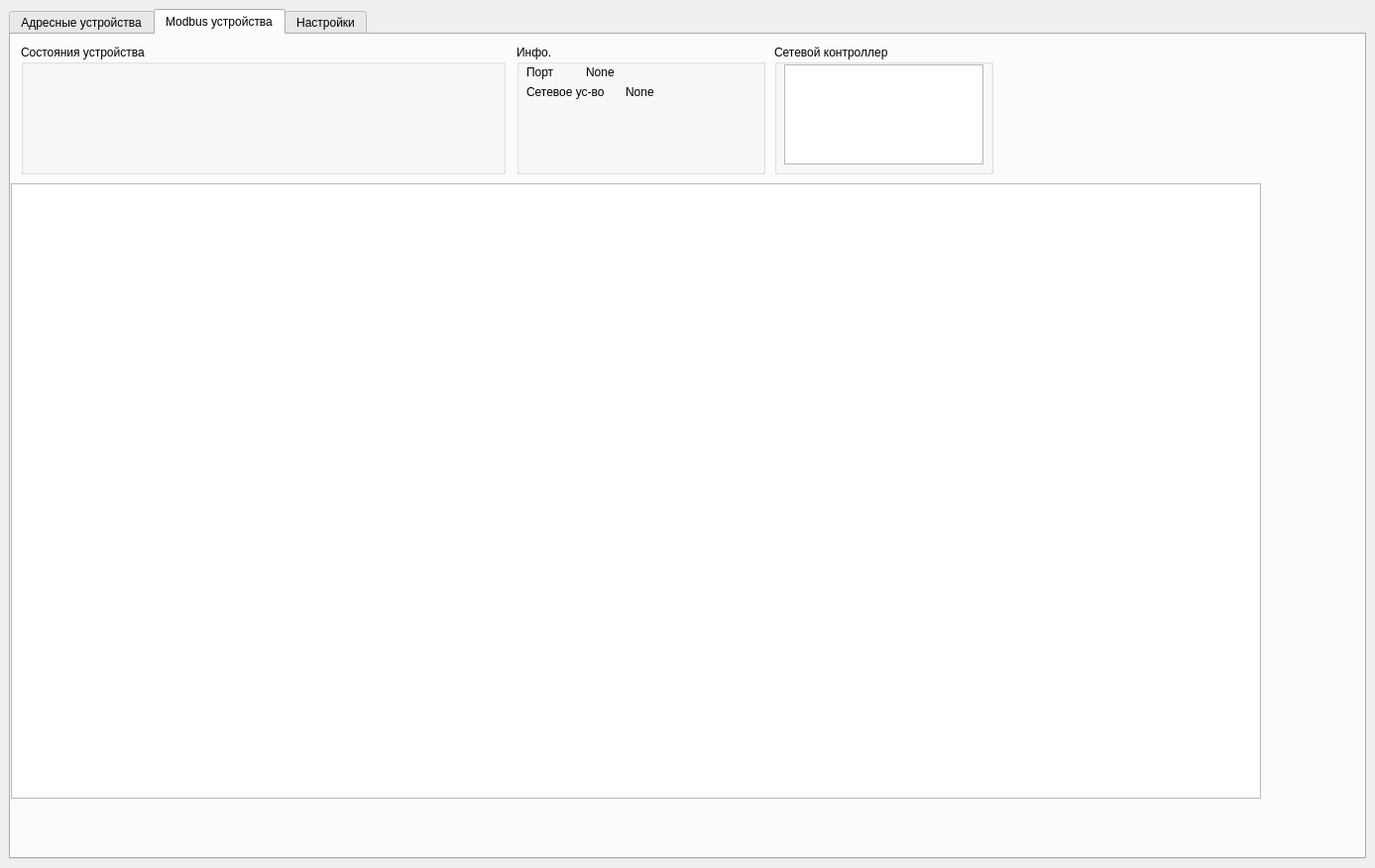
<?xml version="1.0" encoding="UTF-8"?>
<ui version="4.0">
 <class>MainWindow</class>
 <widget class="QMainWindow" name="MainWindow">
  <property name="geometry">
   <rect>
    <x>0</x>
    <y>0</y>
    <width>1387</width>
    <height>876</height>
   </rect>
  </property>
  <property name="windowTitle">
   <string>MainWindow</string>
  </property>
  <property name="styleSheet">
   <string notr="true"/>
  </property>
  <widget class="QWidget" name="centralwidget">
   <layout class="QVBoxLayout" name="verticalLayout_2">
    <item>
     <widget class="QTabWidget" name="tabWidget">
      <property name="enabled">
       <bool>true</bool>
      </property>
      <property name="sizePolicy">
       <sizepolicy hsizetype="Expanding" vsizetype="Expanding">
        <horstretch>0</horstretch>
        <verstretch>0</verstretch>
       </sizepolicy>
      </property>
      <property name="minimumSize">
       <size>
        <width>1271</width>
        <height>800</height>
       </size>
      </property>
      <property name="styleSheet">
       <string notr="true"/>
      </property>
      <property name="tabShape">
       <enum>QTabWidget::TabShape::Rounded</enum>
      </property>
      <property name="currentIndex">
       <number>1</number>
      </property>
      <widget class="QWidget" name="ash_device_tab">
       <attribute name="title">
        <string>Адресные устройства</string>
       </attribute>
       <layout class="QVBoxLayout" name="verticalLayout_3">
        <item>
         <layout class="QHBoxLayout" name="horizontalLayout">
          <property name="spacing">
           <number>6</number>
          </property>
          <property name="sizeConstraint">
           <enum>QLayout::SizeConstraint::SetDefaultConstraint</enum>
          </property>
          <item>
           <widget class="QGroupBox" name="ash_chenge_state_device_groupBox">
            <property name="sizePolicy">
             <sizepolicy hsizetype="Fixed" vsizetype="Fixed">
              <horstretch>0</horstretch>
              <verstretch>0</verstretch>
             </sizepolicy>
            </property>
            <property name="minimumSize">
             <size>
              <width>489</width>
              <height>131</height>
             </size>
            </property>
            <property name="title">
             <string>Cостояния устройства</string>
            </property>
            <widget class="QWidget" name="verticalLayoutWidget">
             <property name="geometry">
              <rect>
               <x>10</x>
               <y>20</y>
               <width>471</width>
               <height>101</height>
              </rect>
             </property>
             <layout class="QVBoxLayout" name="ash_v_layer_state_dev_layout">
              <property name="spacing">
               <number>0</number>
              </property>
              <item>
               <layout class="QHBoxLayout" name="ash_h_top_state_dev_layout">
                <property name="spacing">
                 <number>0</number>
                </property>
               </layout>
              </item>
              <item>
               <layout class="QHBoxLayout" name="ash_h_center_state_dev_layout">
                <property name="spacing">
                 <number>0</number>
                </property>
               </layout>
              </item>
              <item>
               <layout class="QHBoxLayout" name="ash_h_bottom_state_dev_layout">
                <property name="spacing">
                 <number>0</number>
                </property>
               </layout>
              </item>
             </layout>
            </widget>
           </widget>
          </item>
          <item>
           <widget class="QGroupBox" name="groupBox">
            <property name="sizePolicy">
             <sizepolicy hsizetype="Fixed" vsizetype="Fixed">
              <horstretch>0</horstretch>
              <verstretch>0</verstretch>
             </sizepolicy>
            </property>
            <property name="minimumSize">
             <size>
              <width>270</width>
              <height>131</height>
             </size>
            </property>
            <property name="title">
             <string>Инфо.</string>
            </property>
            <widget class="QLabel" name="ash_port_lbl">
             <property name="geometry">
              <rect>
               <x>0</x>
               <y>10</y>
               <width>50</width>
               <height>20</height>
              </rect>
             </property>
             <property name="sizePolicy">
              <sizepolicy hsizetype="Fixed" vsizetype="Fixed">
               <horstretch>0</horstretch>
               <verstretch>0</verstretch>
              </sizepolicy>
             </property>
             <property name="minimumSize">
              <size>
               <width>50</width>
               <height>20</height>
              </size>
             </property>
             <property name="text">
              <string>Порт</string>
             </property>
             <property name="alignment">
              <set>Qt::AlignmentFlag::AlignCenter</set>
             </property>
            </widget>
            <widget class="QLabel" name="ash_port_info_lbl">
             <property name="geometry">
              <rect>
               <x>50</x>
               <y>10</y>
               <width>150</width>
               <height>20</height>
              </rect>
             </property>
             <property name="sizePolicy">
              <sizepolicy hsizetype="Fixed" vsizetype="Fixed">
               <horstretch>0</horstretch>
               <verstretch>0</verstretch>
              </sizepolicy>
             </property>
             <property name="minimumSize">
              <size>
               <width>50</width>
               <height>20</height>
              </size>
             </property>
             <property name="text">
              <string>None</string>
             </property>
            </widget>
            <widget class="QLabel" name="ash_net_dev_lbl">
             <property name="geometry">
              <rect>
               <x>10</x>
               <y>40</y>
               <width>80</width>
               <height>20</height>
              </rect>
             </property>
             <property name="sizePolicy">
              <sizepolicy hsizetype="Fixed" vsizetype="Fixed">
               <horstretch>0</horstretch>
               <verstretch>0</verstretch>
              </sizepolicy>
             </property>
             <property name="minimumSize">
              <size>
               <width>80</width>
               <height>20</height>
              </size>
             </property>
             <property name="text">
              <string>Сетевое уc-во</string>
             </property>
            </widget>
            <widget class="QLabel" name="ash_net_dev_info_lbl">
             <property name="geometry">
              <rect>
               <x>100</x>
               <y>40</y>
               <width>150</width>
               <height>20</height>
              </rect>
             </property>
             <property name="sizePolicy">
              <sizepolicy hsizetype="Fixed" vsizetype="Fixed">
               <horstretch>0</horstretch>
               <verstretch>0</verstretch>
              </sizepolicy>
             </property>
             <property name="minimumSize">
              <size>
               <width>150</width>
               <height>20</height>
              </size>
             </property>
             <property name="text">
              <string>None</string>
             </property>
            </widget>
           </widget>
          </item>
          <item>
           <layout class="QGridLayout" name="_2">
            <property name="sizeConstraint">
             <enum>QLayout::SizeConstraint::SetMinimumSize</enum>
            </property>
           </layout>
          </item>
          <item>
           <widget class="QGroupBox" name="ash_choice_net_dev_groupBox">
            <property name="sizePolicy">
             <sizepolicy hsizetype="Fixed" vsizetype="Fixed">
              <horstretch>0</horstretch>
              <verstretch>0</verstretch>
             </sizepolicy>
            </property>
            <property name="minimumSize">
             <size>
              <width>221</width>
              <height>131</height>
             </size>
            </property>
            <property name="title">
             <string>Сетевой контроллер</string>
            </property>
            <widget class="QListWidget" name="ash_out_net_dev_listWidget">
             <property name="geometry">
              <rect>
               <x>10</x>
               <y>20</y>
               <width>201</width>
               <height>101</height>
              </rect>
             </property>
            </widget>
           </widget>
          </item>
          <item>
           <spacer name="horizontalSpacer">
            <property name="orientation">
             <enum>Qt::Orientation::Horizontal</enum>
            </property>
            <property name="sizeHint" stdset="0">
             <size>
              <width>40</width>
              <height>20</height>
             </size>
            </property>
           </spacer>
          </item>
         </layout>
        </item>
        <item>
         <widget class="QTableWidget" name="ash_devices_tableWidget">
          <property name="minimumSize">
           <size>
            <width>1247</width>
            <height>614</height>
           </size>
          </property>
         </widget>
        </item>
       </layout>
      </widget>
      <widget class="QWidget" name="modbus_device_tab">
       <attribute name="title">
        <string>Modbus устройства</string>
       </attribute>
       <widget class="QTableWidget" name="mb_devices_tableWidget">
        <property name="geometry">
         <rect>
          <x>0</x>
          <y>150</y>
          <width>1261</width>
          <height>621</height>
         </rect>
        </property>
       </widget>
       <widget class="QGroupBox" name="mb_choice_net_dev_groupBox">
        <property name="geometry">
         <rect>
          <x>770</x>
          <y>10</y>
          <width>221</width>
          <height>131</height>
         </rect>
        </property>
        <property name="title">
         <string>Сетевой контроллер</string>
        </property>
        <widget class="QListWidget" name="mb_out_net_dev_listWidget">
         <property name="geometry">
          <rect>
           <x>10</x>
           <y>20</y>
           <width>201</width>
           <height>101</height>
          </rect>
         </property>
        </widget>
       </widget>
       <widget class="QGroupBox" name="mb_chenge_state_device_groupBox">
        <property name="geometry">
         <rect>
          <x>10</x>
          <y>10</y>
          <width>489</width>
          <height>131</height>
         </rect>
        </property>
        <property name="title">
         <string>Состояния устройства</string>
        </property>
        <widget class="QWidget" name="verticalLayoutWidget_2">
         <property name="geometry">
          <rect>
           <x>10</x>
           <y>20</y>
           <width>471</width>
           <height>101</height>
          </rect>
         </property>
         <layout class="QVBoxLayout" name="v_layer_state_dev_layout_2">
          <property name="spacing">
           <number>0</number>
          </property>
          <item>
           <layout class="QHBoxLayout" name="mb_h_top_layer_state_dev_layout"/>
          </item>
          <item>
           <layout class="QHBoxLayout" name="mb_h_center_layer_state_dev_layout"/>
          </item>
          <item>
           <layout class="QHBoxLayout" name="mb_h_bottom_layer_state_dev_layout"/>
          </item>
         </layout>
        </widget>
       </widget>
       <widget class="QWidget" name="layoutWidget">
        <property name="geometry">
         <rect>
          <x>630</x>
          <y>110</y>
          <width>2</width>
          <height>2</height>
         </rect>
        </property>
        <layout class="QHBoxLayout" name="ash_h_bottom_state_dev_layout_3">
         <property name="spacing">
          <number>0</number>
         </property>
        </layout>
       </widget>
       <widget class="QGroupBox" name="groupBox_3">
        <property name="geometry">
         <rect>
          <x>510</x>
          <y>10</y>
          <width>251</width>
          <height>131</height>
         </rect>
        </property>
        <property name="title">
         <string>Инфо.</string>
        </property>
        <widget class="QLabel" name="mb_port_lbl">
         <property name="geometry">
          <rect>
           <x>10</x>
           <y>20</y>
           <width>49</width>
           <height>16</height>
          </rect>
         </property>
         <property name="text">
          <string>Порт</string>
         </property>
        </widget>
        <widget class="QLabel" name="mb_port_info_lbl">
         <property name="geometry">
          <rect>
           <x>70</x>
           <y>20</y>
           <width>49</width>
           <height>16</height>
          </rect>
         </property>
         <property name="text">
          <string>None</string>
         </property>
        </widget>
        <widget class="QLabel" name="mb_net_dev_lbl">
         <property name="geometry">
          <rect>
           <x>10</x>
           <y>40</y>
           <width>91</width>
           <height>16</height>
          </rect>
         </property>
         <property name="text">
          <string>Сетевое ус-во</string>
         </property>
        </widget>
        <widget class="QLabel" name="mb_net_dev_info_lbl">
         <property name="geometry">
          <rect>
           <x>110</x>
           <y>40</y>
           <width>131</width>
           <height>16</height>
          </rect>
         </property>
         <property name="text">
          <string>None</string>
         </property>
        </widget>
       </widget>
      </widget>
      <widget class="QWidget" name="settings_tab">
       <attribute name="title">
        <string>Настройки</string>
       </attribute>
       <widget class="QGroupBox" name="port_and_ne_dev_groupBox">
        <property name="geometry">
         <rect>
          <x>20</x>
          <y>370</y>
          <width>361</width>
          <height>401</height>
         </rect>
        </property>
        <property name="sizePolicy">
         <sizepolicy hsizetype="Fixed" vsizetype="Fixed">
          <horstretch>0</horstretch>
          <verstretch>0</verstretch>
         </sizepolicy>
        </property>
        <property name="styleSheet">
         <string notr="true"/>
        </property>
        <property name="title">
         <string>Port -&gt; Net Device</string>
        </property>
        <widget class="QTableWidget" name="port_and_net_dev_tableWidget">
         <property name="geometry">
          <rect>
           <x>20</x>
           <y>70</y>
           <width>331</width>
           <height>321</height>
          </rect>
         </property>
         <property name="styleSheet">
          <string notr="true">QHeaderView::section:horizontal {
    color: #fff;
    background-color: rgb(0, 85, 127);
 }
QTableWidget {
	background-color: rgb(0, 0, 127);
	color: rgb(85, 255, 0);
	font: 63 8pt &quot;Yu Gothic UI Semibold&quot;;
}
</string>
         </property>
        </widget>
        <widget class="QPushButton" name="start_emulator_btn">
         <property name="geometry">
          <rect>
           <x>20</x>
           <y>30</y>
           <width>151</width>
           <height>23</height>
          </rect>
         </property>
         <property name="styleSheet">
          <string notr="true"/>
         </property>
         <property name="text">
          <string>Запустить эмулятор</string>
         </property>
        </widget>
        <widget class="QPushButton" name="delete_line_btn">
         <property name="geometry">
          <rect>
           <x>184</x>
           <y>30</y>
           <width>101</width>
           <height>23</height>
          </rect>
         </property>
         <property name="styleSheet">
          <string notr="true"/>
         </property>
         <property name="text">
          <string>Удалить запись</string>
         </property>
        </widget>
       </widget>
       <widget class="QGroupBox" name="ports_groupBox">
        <property name="geometry">
         <rect>
          <x>390</x>
          <y>370</y>
          <width>251</width>
          <height>401</height>
         </rect>
        </property>
        <property name="sizePolicy">
         <sizepolicy hsizetype="Fixed" vsizetype="Fixed">
          <horstretch>0</horstretch>
          <verstretch>0</verstretch>
         </sizepolicy>
        </property>
        <property name="styleSheet">
         <string notr="true"/>
        </property>
        <property name="title">
         <string>Порты</string>
        </property>
        <widget class="QListWidget" name="ports_listWidget">
         <property name="geometry">
          <rect>
           <x>10</x>
           <y>60</y>
           <width>231</width>
           <height>331</height>
          </rect>
         </property>
         <property name="styleSheet">
          <string notr="true"/>
         </property>
        </widget>
        <widget class="QPushButton" name="get_ports_btn">
         <property name="geometry">
          <rect>
           <x>10</x>
           <y>20</y>
           <width>141</width>
           <height>23</height>
          </rect>
         </property>
         <property name="styleSheet">
          <string notr="true"/>
         </property>
         <property name="text">
          <string>Получить список портов</string>
         </property>
        </widget>
       </widget>
       <widget class="QGroupBox" name="net_dev_groupBox">
        <property name="geometry">
         <rect>
          <x>650</x>
          <y>370</y>
          <width>241</width>
          <height>401</height>
         </rect>
        </property>
        <property name="sizePolicy">
         <sizepolicy hsizetype="Fixed" vsizetype="Fixed">
          <horstretch>0</horstretch>
          <verstretch>0</verstretch>
         </sizepolicy>
        </property>
        <property name="styleSheet">
         <string notr="true"/>
        </property>
        <property name="title">
         <string>Сетевое устройство</string>
        </property>
        <widget class="QListWidget" name="net_dev_listWidget">
         <property name="geometry">
          <rect>
           <x>10</x>
           <y>60</y>
           <width>221</width>
           <height>331</height>
          </rect>
         </property>
         <property name="styleSheet">
          <string notr="true"/>
         </property>
        </widget>
        <widget class="QPushButton" name="get_net_dev_btn">
         <property name="geometry">
          <rect>
           <x>10</x>
           <y>20</y>
           <width>221</width>
           <height>23</height>
          </rect>
         </property>
         <property name="styleSheet">
          <string notr="true"/>
         </property>
         <property name="text">
          <string>Получить список сетевых устройств</string>
         </property>
        </widget>
       </widget>
       <widget class="QGroupBox" name="groupBox_2">
        <property name="geometry">
         <rect>
          <x>20</x>
          <y>10</y>
          <width>261</width>
          <height>311</height>
         </rect>
        </property>
        <property name="sizePolicy">
         <sizepolicy hsizetype="Fixed" vsizetype="Fixed">
          <horstretch>0</horstretch>
          <verstretch>0</verstretch>
         </sizepolicy>
        </property>
        <property name="minimumSize">
         <size>
          <width>261</width>
          <height>311</height>
         </size>
        </property>
        <property name="styleSheet">
         <string notr="true"/>
        </property>
        <property name="title">
         <string>Параметры подключения к базе данных</string>
        </property>
        <widget class="QLabel" name="port_db_lbl">
         <property name="geometry">
          <rect>
           <x>10</x>
           <y>60</y>
           <width>47</width>
           <height>16</height>
          </rect>
         </property>
         <property name="styleSheet">
          <string notr="true"/>
         </property>
         <property name="text">
          <string>Port</string>
         </property>
        </widget>
        <widget class="QLabel" name="host_db_lbl">
         <property name="geometry">
          <rect>
           <x>10</x>
           <y>30</y>
           <width>47</width>
           <height>14</height>
          </rect>
         </property>
         <property name="styleSheet">
          <string notr="true"/>
         </property>
         <property name="text">
          <string>Host</string>
         </property>
        </widget>
        <widget class="QLabel" name="user_db_lbl">
         <property name="geometry">
          <rect>
           <x>10</x>
           <y>90</y>
           <width>51</width>
           <height>16</height>
          </rect>
         </property>
         <property name="styleSheet">
          <string notr="true"/>
         </property>
         <property name="text">
          <string>User</string>
         </property>
        </widget>
        <widget class="QLabel" name="pass_db_lbl">
         <property name="geometry">
          <rect>
           <x>10</x>
           <y>120</y>
           <width>61</width>
           <height>16</height>
          </rect>
         </property>
         <property name="styleSheet">
          <string notr="true"/>
         </property>
         <property name="text">
          <string>Password</string>
         </property>
        </widget>
        <widget class="QLabel" name="name_db_lbl">
         <property name="geometry">
          <rect>
           <x>10</x>
           <y>150</y>
           <width>61</width>
           <height>16</height>
          </rect>
         </property>
         <property name="styleSheet">
          <string notr="true"/>
         </property>
         <property name="text">
          <string>Name DB</string>
         </property>
        </widget>
        <widget class="QLineEdit" name="host_db_lineEdit">
         <property name="geometry">
          <rect>
           <x>110</x>
           <y>30</y>
           <width>141</width>
           <height>20</height>
          </rect>
         </property>
         <property name="toolTip">
          <string>&lt;html&gt;&lt;head/&gt;&lt;body&gt;&lt;p&gt;Адрес (IP4) подключения к БД&lt;/p&gt;&lt;/body&gt;&lt;/html&gt;</string>
         </property>
         <property name="styleSheet">
          <string notr="true"/>
         </property>
         <property name="inputMask">
          <string>000\.000\.000\.000</string>
         </property>
         <property name="text">
          <string>...</string>
         </property>
        </widget>
        <widget class="QLineEdit" name="port_db_lineEdit">
         <property name="geometry">
          <rect>
           <x>110</x>
           <y>60</y>
           <width>141</width>
           <height>20</height>
          </rect>
         </property>
         <property name="toolTip">
          <string>&lt;html&gt;&lt;head/&gt;&lt;body&gt;&lt;p&gt;Номер порта должен быть в диапазоне &lt;span style=&quot; font-family:'JetBrains Mono','monospace'; font-size:10pt; font-weight:600; font-style:italic; color:#ff0000;&quot;&gt;1024-49151&lt;/span&gt;&lt;/p&gt;&lt;/body&gt;&lt;/html&gt;</string>
         </property>
         <property name="styleSheet">
          <string notr="true"/>
         </property>
         <property name="inputMask">
          <string>00009</string>
         </property>
         <property name="text">
          <string/>
         </property>
        </widget>
        <widget class="QLineEdit" name="user_db_lineEdit">
         <property name="geometry">
          <rect>
           <x>110</x>
           <y>90</y>
           <width>141</width>
           <height>20</height>
          </rect>
         </property>
         <property name="toolTip">
          <string>&lt;html&gt;&lt;head/&gt;&lt;body&gt;&lt;p&gt;Логин базы данных&lt;/p&gt;&lt;/body&gt;&lt;/html&gt;</string>
         </property>
         <property name="styleSheet">
          <string notr="true"/>
         </property>
         <property name="text">
          <string/>
         </property>
        </widget>
        <widget class="QLineEdit" name="pass_db_lineEdit">
         <property name="geometry">
          <rect>
           <x>110</x>
           <y>120</y>
           <width>141</width>
           <height>20</height>
          </rect>
         </property>
         <property name="toolTip">
          <string>&lt;html&gt;&lt;head/&gt;&lt;body&gt;&lt;p&gt;Пароль базы данных&lt;/p&gt;&lt;/body&gt;&lt;/html&gt;</string>
         </property>
         <property name="styleSheet">
          <string notr="true"/>
         </property>
         <property name="text">
          <string/>
         </property>
        </widget>
        <widget class="QLineEdit" name="name_db_lineEdit">
         <property name="geometry">
          <rect>
           <x>110</x>
           <y>150</y>
           <width>141</width>
           <height>20</height>
          </rect>
         </property>
         <property name="toolTip">
          <string>&lt;html&gt;&lt;head/&gt;&lt;body&gt;&lt;p&gt;Имя базы данных&lt;/p&gt;&lt;/body&gt;&lt;/html&gt;</string>
         </property>
         <property name="styleSheet">
          <string notr="true"/>
         </property>
         <property name="text">
          <string/>
         </property>
        </widget>
        <widget class="QPushButton" name="save_db_btn">
         <property name="geometry">
          <rect>
           <x>10</x>
           <y>260</y>
           <width>75</width>
           <height>23</height>
          </rect>
         </property>
         <property name="toolTip">
          <string>&lt;html&gt;&lt;head/&gt;&lt;body&gt;&lt;p&gt;Сохранение настроек для дальнейшей работы &lt;/p&gt;&lt;/body&gt;&lt;/html&gt;</string>
         </property>
         <property name="styleSheet">
          <string notr="true"/>
         </property>
         <property name="text">
          <string>Save</string>
         </property>
        </widget>
        <widget class="QPushButton" name="check_db_btn">
         <property name="geometry">
          <rect>
           <x>10</x>
           <y>200</y>
           <width>241</width>
           <height>31</height>
          </rect>
         </property>
         <property name="toolTip">
          <string>&lt;html&gt;&lt;head/&gt;&lt;body&gt;&lt;p&gt;Проверка подключения к базе данных&lt;/p&gt;&lt;/body&gt;&lt;/html&gt;</string>
         </property>
         <property name="styleSheet">
          <string notr="true"/>
         </property>
         <property name="text">
          <string>Проверить настройки подключения</string>
         </property>
        </widget>
       </widget>
       <widget class="QPushButton" name="join_btn">
        <property name="geometry">
         <rect>
          <x>400</x>
          <y>320</y>
          <width>151</width>
          <height>23</height>
         </rect>
        </property>
        <property name="styleSheet">
         <string notr="true"/>
        </property>
        <property name="text">
         <string>Объединить</string>
        </property>
       </widget>
       <widget class="QLineEdit" name="sn_emulator_lineEdit">
        <property name="geometry">
         <rect>
          <x>770</x>
          <y>320</y>
          <width>113</width>
          <height>20</height>
         </rect>
        </property>
       </widget>
       <widget class="QLabel" name="label">
        <property name="geometry">
         <rect>
          <x>660</x>
          <y>320</y>
          <width>81</width>
          <height>21</height>
         </rect>
        </property>
        <property name="text">
         <string>SN эмулятора</string>
        </property>
       </widget>
      </widget>
     </widget>
    </item>
   </layout>
  </widget>
 </widget>
 <resources/>
 <connections/>
</ui>
